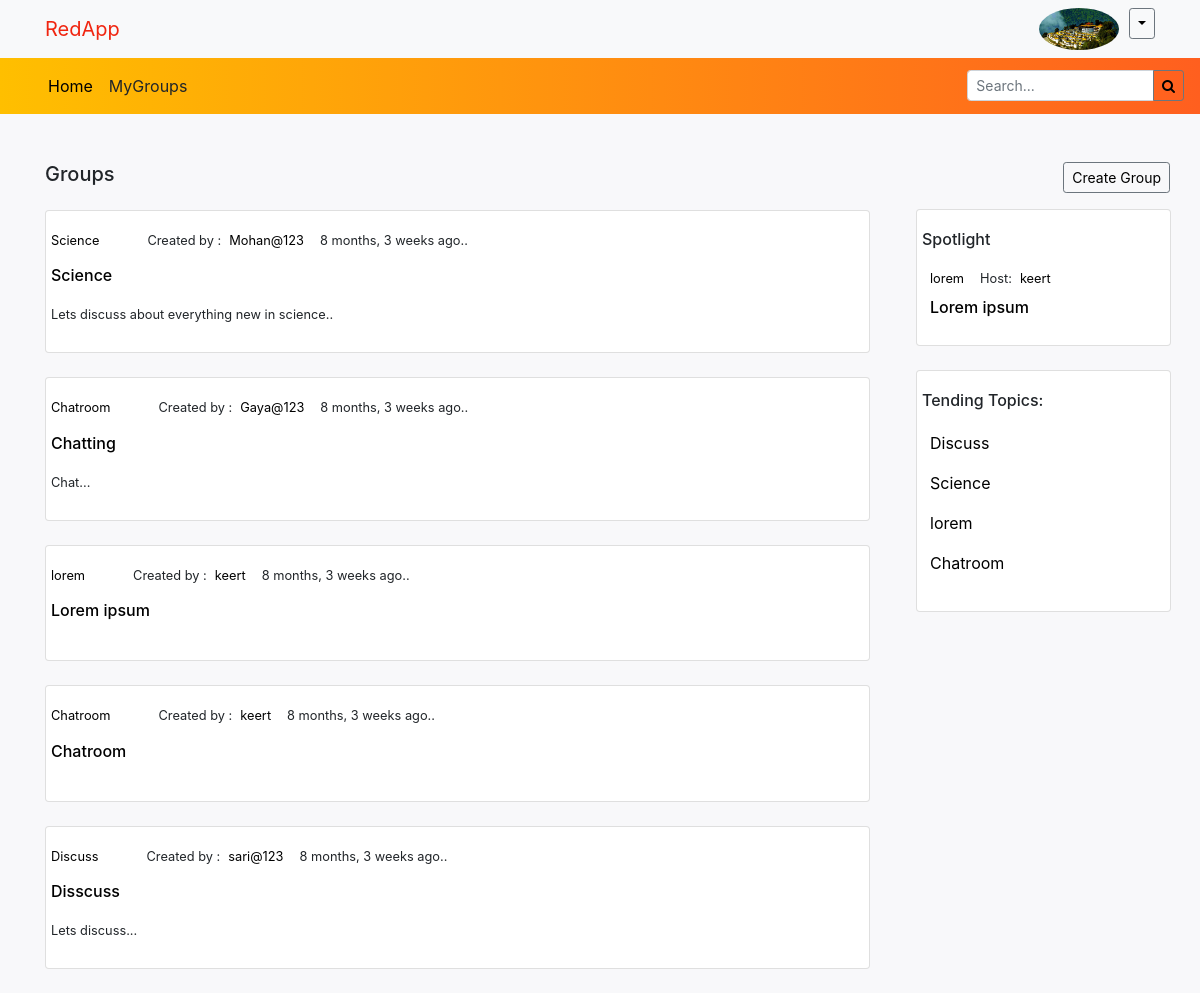
The page / (signed in) on the database its author committed.
### app/models.py (models this page shows, shortened)
class User(AbstractUser):
    profile_photo=models.ImageField(upload_to="app/files/propics",blank=True,null=True)
    Bio=models.TextField(max_length=100,null=True,blank=True)

class Rooms(models.Model):
    topic=models.ForeignKey(Topic, on_delete=models.SET_NULL,null=True)
    host=models.ForeignKey(User, on_delete=models.SET_NULL,null=True)
    title = models.CharField(max_length=100)
    desc = models.TextField(null=True,blank=True)
    participants=models.ManyToManyField(User,related_name='participants',blank=True)
    updated=models.DateTimeField(auto_now=True)
    created=models.DateTimeField(auto_now_add=True)
    class Meta:
        ordering = ['-updated', '-created']

class Topic(models.Model):
    title=models.CharField(max_length=100)
    def __str__(self):
        return self.title

### app/views.py (the view)
# urls.py: path('',views.home,name='home'),#name= of the page
def home(request):
    q=request.GET.get('q') if request.GET.get('q')!=None else ''
    l=Rooms.objects.filter(
        Q(topic__title__icontains=q) |
        Q(title__icontains=q) |
        Q(host__username__icontains=q)
    )
    t=Topic.objects.all()
    g1=groups(request)
    c={}
    for topic in t:
        count=Rooms.objects.filter(topic=topic).count()
        c[topic]=count
    sort=sorted(c.items(), key=lambda x:x[1])
    c=dict(sort)
    spot=choice(l)
    context={'l':l,'t':t,'c':c,'spot':spot,'g1':g1}
    return render(request,'home.html',context)

### app/views.py (called while the page is built)
def groups(request):
    g=0
    if request.user.is_authenticated:
        g=Follower.objects.filter(follower=request.user)
    return g

### templates/home.html (shortened to what this page needs)
{% include 'base+bar.html'%}
{%block context%}
    <div class="container overflow-hidden">
      <div class="row gx-10">
      <div class="col-lg-9">
      <br><br>
      <div class="row mb-3">
        <div class="col-lg-9">
      <h5>Groups</h5>
      </div>
    </div>
    {%for i in l%}
    <div class="card w-100 mb-4 ">
      <div class="card-body">
        <div class="row">
           <small><div class="card-text mb-3 text-muted "><a href="{% url "home" %}?q={{i.title}}"> {{i.topic}}</a></div></small>
           <small><div class="card-text mb-3 ml-5">Created by :</div> </small>
           <small><div class="card-text mb-3 ml-2 text-muted"><a href="/profile/{{i.host.username}}/"> {{i.host.username}}</a></div></small>
           <small><div class="card-text mb-3 ml-3">{{i.created|timesince}} ago..</div> </small>
          </div>
        <div class="row">
        <h6><div class="card-title"><a href="/room/{{i.id}}/">{{i.title}}</a></div></h6>
      </div>
      {%if i.desc%}
      <div class="row">
      <small><div class="card-text mb-2">{{i.desc}}</div></small>
      </div>
      {%endif%}
    </div>
  </div>
    {%endfor%}
    </div>
    <div class="col-lg-3">
      <br><br>
      <div class="row d-flex justify-content-end">
      <a class="btn btn-sm btn-outline-secondary mb-3" href='{% url "create-room" %}' role="button">Create Group</a>
      </div>
      <div class="card w-100 mb-4 ml-3">
        <div class="card-body">
          <div class="row">
          <div class="card-title "><h6>Spotlight</h6></div>
        </div>
          <div class="row">
            <small><div class="card-text mb-2 text-muted ml-2"> <a href="{% url "home" %}?q={{spot.title}}">{{spot.topic}}</a></div></small>
            <small><div class="card-text mb-2 ml-3">Host:</div> </small>
            <small><div class="card-text mb-3 ml-2 text-muted"><a href="/profile/{{i.host.username}}/"> {{spot.host.username}}</a></div></small>
          </div>
          <div class="row">
          <h6><div class="card-subtitle ml-2"><a href="/room/{{spot.id}}/">{{spot.title}}</a></div></h6>
        </div>
    </div>
    </div>
    <div class="card w-100 mb-4 ml-3">
        <div class="card-body">
          <div class="row">
          <div class="card-title"><h6> Tending Topics:</h6></div>
          </div>
          {%for x in c%}
          <div class="row">
          <div class="card-text mb-3 ml-2"><a href="{% url "home" %}?q={{x.title}}">{{x.title}}</a></div>
          </div>
          {% endfor %}
        </div>
        </div>
    </div>
    </div>
    </div>
    {%endblock%}

### templates/base+bar.html (shortened to what this page needs)
<!DOCTYPE html>
{% load static %}
<html lang="en">
<head>
    <link rel="stylesheet" href="https://cdnjs.cloudflare.com/ajax/libs/font-awesome/4.7.0/css/font-awesome.min.css">
    <link rel="stylesheet" href="https://cdn.jsdelivr.net/npm/bootstrap@4.1.3/dist/css/bootstrap.min.css">
</head>
<body>
    <nav class="navbar navbar-expand-lg bg-light navbar-light">
        <div class="container">
        <a href='{% url "home" %}' class="navbar-brand " style="color:#F02510;">RedApp</a>
            <div class="collapse navbar-collapse">
              <ul class="navbar-nav ml-auto">
                {% if request.user.is_authenticated %}
                <a href="/profile/{{request.user.username}}/">
                 {%if request.user.profile_photo.url is not NONE%}
                 <img src={{request.user.profile_photo.url}} alt="profile picture" class="rounded-circle"  width="80px">
                 {%else%}
                 <img src="/app/files/default/profile photo.jpg" alt="profile picture" class="rounded-circle"  width="60px">
                 {%endif%}
                </a>
                <div class="dropdown dropdown_top">
                  <button class=" btn btn-sm btn-outline-secondary dropdown-toggle" type="button" id="dropdown" data-toggle="dropdown" aria-haspopup="true" aria-expanded="false"></button>
                </div>
                {%else%}
                <li class="nav-item"><a class="nav-link" href='{% url "loginpage" %}'> Login </a></li>
                <li class="nav-item"><a class="nav-link" href='{%url "registerpage"%}'> Register </a></li>
                {%endif%}
            </ul>
            </div>
        </div>
    </nav>
    <nav class="navbar navbar-expand-lg sticky-top" style="background: linear-gradient(to right, #FFBF00,#FF5F1F);">
        <div class="container px-0" >
            <div class="collapse navbar-collapse" id="navbar">
              <ul class="navbar-nav ml-4">
                <li class="nav-item" style="color:black;"><a class="nav-link" href='{% url "home" %}'> Home </a></li>
                 <li class="nav-item">
                  <div class="dropdown">
                    <div class ="nav-link group" id="dropdown" data-toggle="dropdown" aria-haspopup="true" aria-expanded="false" style="cursor: pointer;">MyGroups</div>
                  </div>
                </div>
              </div>
                <form class="ml-auto" method="GET" action="{%url "home"%}">
                      <div class="input-group input-group-sm">
                        <input class="form-control form-control-sm" type='text' name='q' placeholder="Search..."/>
                        <div class="input-group-append">
                          <button class="btn btn-outline-secondary" input type="submit">
                            <i class="fa fa-search"></i>
                          </button>
                      </div>
                    </div>
                </form>
    </nav>
  </body>
</html>

### rows shown on the page
User: user.profile_photo (picture)
Rooms: topic "Science", host.username "Mohan@123", created "8 months, 3 weeks", title "Science", desc "Lets discuss about everything new in science.."
Rooms: topic "Chatroom", host.username "Gaya@123", created "8 months, 3 weeks", title "Chatting", desc "Chat..."
Rooms: topic "lorem", host.username "keert", created "8 months, 3 weeks", title "Lorem ipsum"
Rooms: topic "Chatroom", host.username "keert", created "8 months, 3 weeks", title "Chatroom"
Rooms: topic "Discuss", host.username "sari@123", created "8 months, 3 weeks", title "Disscuss", desc "Lets discuss..."
Topic: title "Discuss"
Topic: title "Science"
Topic: title "lorem"
Topic: title "Chatroom"
